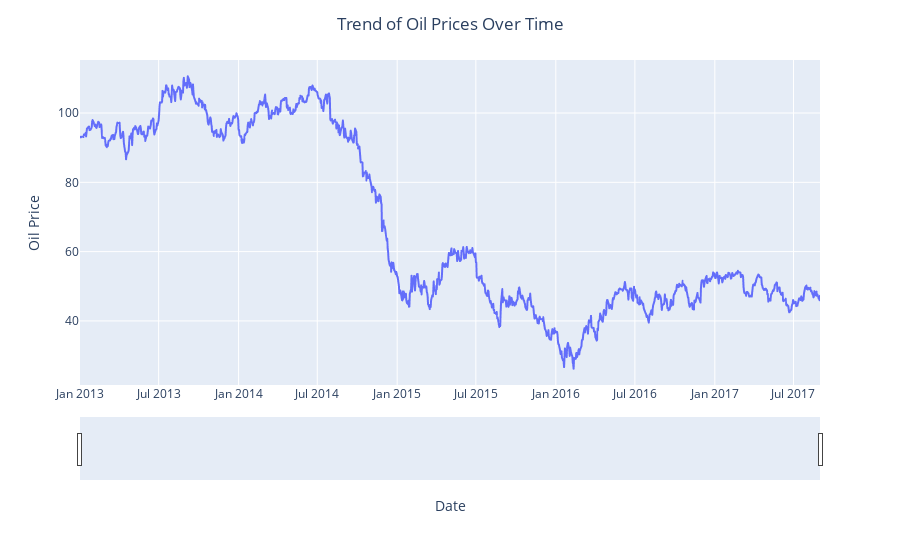

This figure's notebook cell:
### Markdown cell above
#### 2.2.2. Oil Price ('oil_price') Feature Over Time:
---

### Code cell
# Visualizing the 'oil_price' column to confirm if the trend is consistent.
fig = px.line(oil, x='date', y='oil_price')
fig.update_layout(title='Trend of Oil Prices Over Time', title_x=0.5, xaxis_title='Date', yaxis_title='Oil Price')
fig.update_xaxes(rangeslider_visible=True)
fig.show()

### Figure 1 — Plotly figure (JSON) as saved in the notebook; plotly's stock layout.template omitted (floating-point values rounded to 4 significant figures; data arrays with more than 128 entries replaced by an {"elided": "..."} marker saying what was removed)
{"data": [{"hovertemplate": "date=%{x}<br>oil_price=%{y}<extra></extra>", "legendgroup": "", "line": {"color": "#636efa", "dash": "solid"}, "marker": {"symbol": "circle"}, "mode": "lines", "name": "", "showlegend": false, "type": "scattergl", "x": {"elided": "1218 str values"}, "xaxis": "x", "y": {"elided": "1218 float values"}, "yaxis": "y"}], "layout": {"legend": {"tracegroupgap": 0}, "margin": {"t": 60}, "title": {"text": "Trend of Oil Prices Over Time", "x": 0.5}, "xaxis": {"anchor": "y", "domain": [0, 1], "rangeslider": {"visible": true}, "title": {"text": "Date"}}, "yaxis": {"anchor": "x", "domain": [0, 1], "title": {"text": "Oil Price"}}}}
